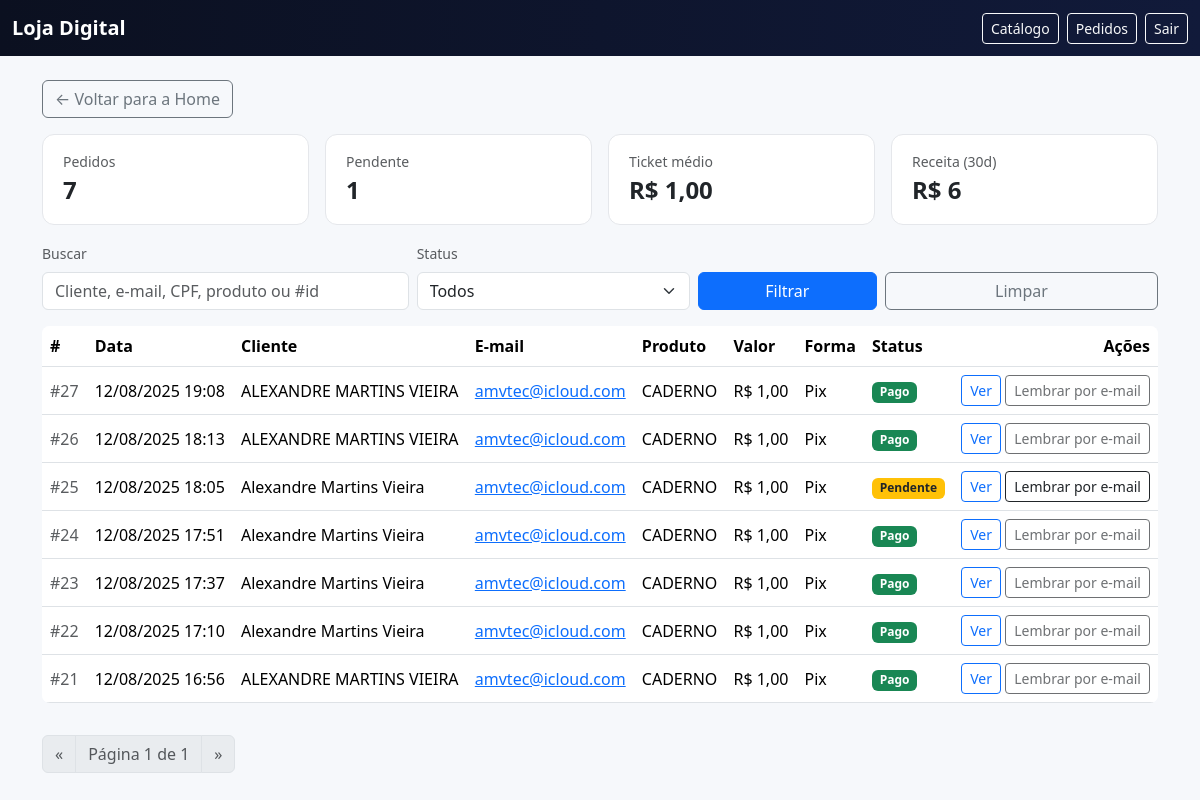
The page /pedidos/ (signed in) on the database its author committed.
### vendas/models.py (models this page shows, shortened)
class Order(models.Model):
    STATUS = [
        ("pending", "Pendente"),
        ("paid", "Pago"),
        ("cancelled", "Cancelado"),
    ]
    PAYMENT_TYPE = [
        ("pix", "Pix"),
        ("card", "Cartão"),
    ]
    product = models.ForeignKey('Product', on_delete=models.PROTECT, related_name="orders")
    customer = models.ForeignKey('Customer', on_delete=models.PROTECT, related_name="orders")
    amount = models.DecimalField("Valor", max_digits=10, decimal_places=2)
    status = models.CharField("Status", max_length=10, choices=STATUS, default="pending", db_index=True)
    payment_type = models.CharField("Forma de pagamento", max_length=10, choices=PAYMENT_TYPE, default="pix", db_index=True)
    created_at = models.DateTimeField(auto_now_add=True)
    expires_at = models.DateTimeField("Expira em", default=default_order_expiry)
    gateway = models.CharField(max_length=40, default="mercadopago")
    preference_id = models.CharField(max_length=120, blank=True)
    external_ref = models.CharField(max_length=120, blank=True, help_text="Ex: order-<id>")
    payment_id = models.CharField("MP Payment ID", max_length=64, blank=True, null=True, unique=True)
    pix_qr_code = models.TextField("Pix copia-e-cola", blank=True)
    pix_qr_base64 = models.TextField("QR base64", blank=True)
    pix_ticket_url = models.URLField("Ticket URL", blank=True)
    installments = models.PositiveIntegerField("Parcelas", default=1)
    card_brand = models.CharField("Bandeira", max_length=20, blank=True)
    card_last4 = models.CharField("Final", max_length=4, blank=True)
    card_holder = models.CharField("Titular", max_length=120, blank=True)
    class Meta:
        ordering = ["-created_at"]
        indexes = [
            models.Index(fields=["status"]),
            models.Index(fields=["payment_type"]),
            models.Index(fields=["created_at"]),
            models.Index(fields=["product", "status"]),
        ]

class Customer(models.Model):
    full_name = models.CharField("Nome completo", max_length=160)
    cpf = models.CharField("CPF", max_length=14, unique=True)  # salvo formatado 000.000.000-00
    email = models.EmailField("E-mail")
    phone = models.CharField("Telefone/WhatsApp", max_length=30, blank=True)
    created_at = models.DateTimeField(auto_now_add=True)
    class Meta:
        ordering = ["-created_at"]

class Product(models.Model):
    title = models.CharField("Título", max_length=160)
    slug = models.SlugField(unique=True, max_length=180, editable=False)
    checkout_token = models.UUIDField(default=uuid.uuid4, editable=False, unique=True)
    description = models.TextField("Descrição", blank=True)
    image = models.ImageField(
        "Imagem",
        upload_to="produtos/imagens/",
        blank=True, null=True,
    )
    video_url = models.URLField("Vídeo (URL)", blank=True)
    digital_file = models.FileField(
        "Arquivo digital",
        upload_to="produtos/arquivos/",
        blank=True, null=True,
    )
    price = models.DecimalField("Preço (R$)", max_digits=10, decimal_places=2)
    active = models.BooleanField("Ativo", default=True)
    created_at = models.DateTimeField(auto_now_add=True)
    class Meta:
        ordering = ["-created_at"]

### vendas/views.py (the view, shortened to what this page needs)
# urls.py: path("pedidos/", v.orders_list, name="orders_list"),
@staff_member_required
def orders_list(request):
    qs = (
        Order.objects
        .select_related("product", "customer")
        .order_by("-created_at")
    )
    status = (request.GET.get("status") or "").lower()
    if status in {"pending", "paid", "cancelled"}:
        qs = qs.filter(status=status)
    q = (request.GET.get("q") or "").strip()
    paginator = Paginator(qs, 20)
    page_obj = paginator.get_page(request.GET.get("page"))
    last_30 = timezone.now() - timedelta(days=30)
    receita_30 = (
        Order.objects.filter(status="paid", created_at__gte=last_30)
        .aggregate(total=Coalesce(Sum("amount"), Value(0, output_field=DecimalField(max_digits=12, decimal_places=2))))
        .get("total") or Decimal("0")
    )
    paid_agg = (
        Order.objects.filter(status="paid")
        .aggregate(
            total=Coalesce(Sum("amount"), Value(0, output_field=DecimalField(max_digits=12, decimal_places=2))),
            qtd=Coalesce(Count("id"), Value(0))
        )
    )
    ticket_medio = Decimal("0")
    if paid_agg["qtd"]:
        ticket_medio = (paid_agg["total"] / Decimal(paid_agg["qtd"])).quantize(Decimal("0.01"))
    counts = {
        "todos": Order.objects.count(),
        "pending": Order.objects.filter(status="pending").count(),
        "paid": Order.objects.filter(status="paid").count(),
        "cancelled": Order.objects.filter(status="cancelled").count(),
    }
    ctx = {
        "orders": page_obj,
        "page_obj": page_obj,
        "q": q,
        "status": status,
        "counts": counts,
        "receita_30": receita_30,
        "ticket_medio": ticket_medio,
    }
    return render(request, "vendas/orders_list.html", ctx)

### vendas/templates/vendas/orders_list.html (shortened to what this page needs)
<!doctype html>
<html lang="pt-br">
<head>
  <link href="https://cdn.jsdelivr.net/npm/bootstrap@5.3.3/dist/css/bootstrap.min.css" rel="stylesheet" />
</head>
<body>
<nav class="navbar navbar-dark" style="background:linear-gradient(90deg,#0b1020,#111a3a);">
  <div class="container-fluid">
    <a class="navbar-brand fw-bold" href="{% url 'home' %}">Loja Digital</a>
    <div class="d-flex gap-2">
      <a class="btn btn-outline-light btn-sm" href="{% url 'home' %}">Catálogo</a>
      <a class="btn btn-outline-light btn-sm" href="{% url 'orders_list' %}">Pedidos</a>
      {% if user.is_authenticated %}
        <a class="btn btn-outline-light btn-sm" href="{% url 'logout' %}">Sair</a>
      {% else %}
        <a class="btn btn-outline-light btn-sm" href="{% url 'login' %}">Entrar</a>
      {% endif %}
    </div>
  </div>
</nav>
<main class="container py-4">
  <div class="d-flex justify-content-between align-items-center mb-3">
    <a class="btn btn-outline-secondary" href="{% url 'home' %}">← Voltar para a Home</a>
  </div>
  <div class="row g-3 mb-3">
    <div class="col-6 col-md-3">
      <div class="kpi">
        <div class="small text-muted">Pedidos</div>
        <div class="fs-4 fw-bold">{{ counts.todos }}</div>
      </div>
    </div>
    <div class="col-6 col-md-3">
      <div class="kpi">
        <div class="small text-muted">Pendente</div>
        <div class="fs-4 fw-bold">{{ counts.pending }}</div>
      </div>
    </div>
    <div class="col-6 col-md-3">
      <div class="kpi">
        <div class="small text-muted">Ticket médio</div>
        <div class="fs-4 fw-bold">R$ {{ ticket_medio }}</div>
      </div>
    </div>
    <div class="col-6 col-md-3">
      <div class="kpi">
        <div class="small text-muted">Receita (30d)</div>
        <div class="fs-4 fw-bold">R$ {{ receita_30 }}</div>
      </div>
    </div>
  </div>
  <form class="row g-2 align-items-end mb-3" method="get">
    <div class="col-12 col-md-4">
      <label class="form-label small text-muted">Buscar</label>
      <input type="search" name="q" value="{{ q }}" class="form-control" placeholder="Cliente, e-mail, CPF, produto ou #id">
    </div>
    <div class="col-6 col-md-3">
      <label class="form-label small text-muted">Status</label>
      <select name="status" class="form-select">
        <option value="" {% if not status %}selected{% endif %}>Todos</option>
      </select>
    </div>
    <div class="col-6 col-md-2">
      <button class="btn btn-primary w-100">Filtrar</button>
    </div>
    <div class="col-12 col-md-3 text-md-end">
      <a class="btn btn-outline-secondary w-100 w-md-auto" href="{% url 'orders_list' %}">Limpar</a>
    </div>
  </form>
  {% if orders %}
    <div class="table-responsive">
      <table class="table align-middle bg-white rounded-3 overflow-hidden">
        <thead>
          <tr>
            <th>#</th>
            <th>Data</th>
            <th>Cliente</th>
            <th>E-mail</th>
            <th>Produto</th>
            <th>Valor</th>
            <th>Forma</th>
            <th>Status</th>
            <th class="text-end">Ações</th>
          </tr>
        </thead>
        <tbody>
          {% for o in orders %}
            <tr>
              <td class="text-muted">#{{ o.id }}</td>
              <td>{{ o.created_at|date:"d/m/Y H:i" }}</td>
              <td>{{ o.customer.full_name }}</td>
              <td><a href="mailto:{{ o.customer.email }}">{{ o.customer.email }}</a></td>
              <td class="text-truncate" style="max-width:260px;">{{ o.product.title }}</td>
              <td>R$ {{ o.amount }}</td>
              <td>{{ o.get_payment_type_display }}</td>
              <td>
                {% if o.status == 'paid' %}
                  <span class="badge bg-success">Pago</span>
                {% elif o.status == 'pending' %}
                  <span class="badge bg-warning text-dark">Pendente</span>
                {% else %}
                  <span class="badge bg-secondary">Cancelado</span>
                {% endif %}
              </td>
              <td class="text-end">
                {% if o.payment_type == 'pix' %}
                  <a class="btn btn-sm btn-outline-primary" href="{% url 'payment_pending' o.id %}">Ver</a>
                {% else %}
                  <a class="btn btn-sm btn-outline-primary" href="{% url 'pay_card' o.id %}">Checkout</a>
                {% endif %}
                <form action="{% url 'order_send_reminder' o.id %}" method="post" class="d-inline">
                  <button class="btn btn-sm btn-outline-dark" {% if o.status != 'pending' %}disabled{% endif %}>
                    Lembrar por e-mail
                  </button>
                </form>
              </td>
            </tr>
          {% endfor %}
        </tbody>
      </table>
    </div>
    <nav class="mt-3">
      <ul class="pagination mb-0">
        {% if page_obj.has_previous %}
          <li class="page-item"><a class="page-link" href="?page={{ page_obj.previous_page_number }}&q={{ q }}&status={{ status }}">«</a></li>
        {% else %}
          <li class="page-item disabled"><span class="page-link">«</span></li>
        {% endif %}
        <li class="page-item disabled"><span class="page-link">Página {{ page_obj.number }} de {{ page_obj.paginator.num_pages }}</span></li>
        {% if page_obj.has_next %}
          <li class="page-item"><a class="page-link" href="?page={{ page_obj.next_page_number }}&q={{ q }}&status={{ status }}">»</a></li>
        {% else %}
          <li class="page-item disabled"><span class="page-link">»</span></li>
        {% endif %}
      </ul>
    </nav>
  {% else %}
    <div class="alert alert-info">Nenhum pedido encontrado.</div>
  {% endif %}
</main>
</body>
</html>

### vendas/templates/vendas/orders_list.html (style rules this page uses)
:root { --muted:#64748b; }
body { background:#f6f8fb; }
.kpi { background:#fff; border:1px solid #e5e7eb; border-radius:.75rem; padding:1rem 1.25rem; }

### rows shown on the page
Order: id "27", created_at "12/08/2025 19:08", customer.full_name "ALEXANDRE MARTINS VIEIRA", customer.email "amvtec@icloud.com", product "CADERNO", amount "1,00", payment_type "Pix", status "Pago", shows "Ver"
Order: id "26", created_at "12/08/2025 18:13", customer.full_name "ALEXANDRE MARTINS VIEIRA", customer.email "amvtec@icloud.com", product "CADERNO", amount "1,00", payment_type "Pix", status "Pago", shows "Ver"
Order: id "25", created_at "12/08/2025 18:05", customer.full_name "Alexandre Martins Vieira", customer.email "amvtec@icloud.com", product "CADERNO", amount "1,00", payment_type "Pix", status "Pendente", shows "Ver"
Order: id "24", created_at "12/08/2025 17:51", customer.full_name "Alexandre Martins Vieira", customer.email "amvtec@icloud.com", product "CADERNO", amount "1,00", payment_type "Pix", status "Pago", shows "Ver"
Order: id "23", created_at "12/08/2025 17:37", customer.full_name "Alexandre Martins Vieira", customer.email "amvtec@icloud.com", product "CADERNO", amount "1,00", payment_type "Pix", status "Pago", shows "Ver"
Order: id "22", created_at "12/08/2025 17:10", customer.full_name "Alexandre Martins Vieira", customer.email "amvtec@icloud.com", product "CADERNO", amount "1,00", payment_type "Pix", status "Pago", shows "Ver"
Order: id "21", created_at "12/08/2025 16:56", customer.full_name "ALEXANDRE MARTINS VIEIRA", customer.email "amvtec@icloud.com", product "CADERNO", amount "1,00", payment_type "Pix", status "Pago", shows "Ver"

### other values the page prints
{{ counts.todos }} "7"
{{ counts.pending }} "1"
{{ ticket_medio }} "1,00"
{{ receita_30 }} "6"
{{ page_obj.number }} "1"
{{ page_obj.paginator.num_pages }} "1"
